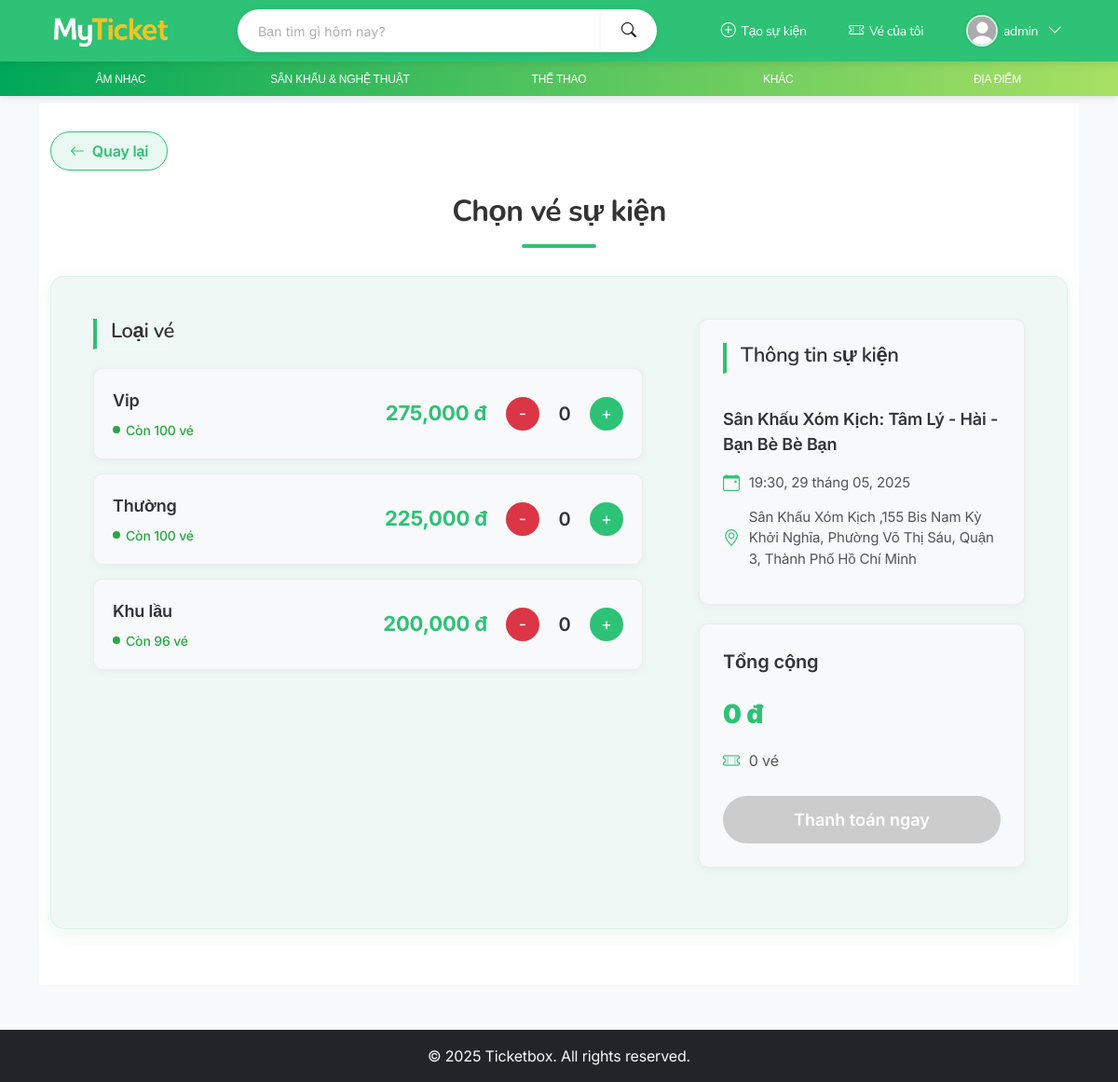
/booking/book/2/?order_id=EV2U1_T180425171008 (signed in), run on the app's committed database.
### app/models.py (models this page shows, shortened)
class UserProfile(models.Model):
    GENDER_CHOICES = [
        ('M', 'Nam'),
        ('F', 'Nữ'),
    ]
    user = models.OneToOneField(User, on_delete=models.CASCADE, related_name='profile')
    avatar = models.ImageField(upload_to='avatars/', blank=True, null=True)
    phone_number = models.CharField(max_length=15, blank=True, null=True, verbose_name="Số điện thoại")
    birth_date = models.DateField(blank=True, null=True, verbose_name="Ngày sinh")
    gender = models.CharField(max_length=1, choices=GENDER_CHOICES, blank=True, null=True, verbose_name="Giới tính")
    address = models.TextField(blank=True, null=True, verbose_name="Địa chỉ")

class TicketType(models.Model):
    session = models.ForeignKey(EventSession, on_delete=models.CASCADE, related_name='ticket_types', verbose_name="Mốc thời gian")
    name = models.CharField(max_length=100, verbose_name="Tên loại vé")
    price = models.DecimalField(max_digits=10, decimal_places=0, verbose_name="Giá vé")
    description = models.TextField(blank=True, null=True, verbose_name="Mô tả")
    quantity = models.PositiveIntegerField(default=100, verbose_name="Số lượng vé")
    min_quantity_per_order = models.PositiveIntegerField(default=1, verbose_name="Số lượng vé tối thiểu mỗi đơn")
    max_quantity_per_order = models.PositiveIntegerField(default=10, verbose_name="Số lượng vé tối đa mỗi đơn")
    sale_start_time = models.DateTimeField(verbose_name="Thời gian bắt đầu bán vé", default=timezone.now)
    sale_end_time = models.DateTimeField(verbose_name="Thời gian kết thúc bán vé")
    ticket_info = models.TextField(blank=True, null=True, verbose_name="Thông tin vé bổ sung")
    ticket_image = models.ImageField(upload_to='tickets/images/', verbose_name="Hình ảnh vé", blank=True, null=True)
    class Meta:
        verbose_name = "Loại vé"
        verbose_name_plural = "Loại vé"
    @property
    def available_quantity(self):
        from django.db.models import Sum
        from booking.models import Booking
        sold = Booking.objects.filter(ticket_type=self, payment_status='Paid').aggregate(Sum('quantity'))['quantity__sum'] or 0
        return self.quantity - sold

class Event(models.Model):
    CATEGORY_CHOICES = [
        ('concert', 'Âm nhạc'),
        ('theater', 'Sân khấu & Nghệ Thuật'),
        ('sports', 'Thể thao'),
        ('conference', ''),
        ('other', 'Khác'),
    ]
    title = models.CharField(max_length=200, verbose_name="Tên sự kiện")
    description = models.TextField(verbose_name="Mô tả")
    category = models.CharField(max_length=20, choices=CATEGORY_CHOICES, default='other', verbose_name="Thể loại")
    location = models.CharField(max_length=200, verbose_name="Địa điểm")
    image = models.ImageField(upload_to='events/', blank=True, null=True, verbose_name="Ảnh sự kiện")

class EventSession(models.Model):
    event = models.ForeignKey(Event, on_delete=models.CASCADE, related_name='sessions', verbose_name="Sự kiện")
    start_time = models.DateTimeField(verbose_name="Thời gian bắt đầu")
    end_time = models.DateTimeField(verbose_name="Thời gian kết thúc", null=True, blank=True)
    is_active = models.BooleanField(default=True, verbose_name="Đang hoạt động")
    class Meta:
        verbose_name = "Mốc thời gian"
        verbose_name_plural = "Mốc thời gian"
        ordering = ['start_time']

### booking/views.py (the view, shortened to what this page needs)
# urls.py: path('book/<int:event_id>/', views.book_ticket, name='book_ticket'),
def book_ticket(request, event_id):
    event = get_object_or_404(Event, pk=event_id)
    if request.method == "GET":
        session_id = request.GET.get('session')
        if session_id:
            session = get_object_or_404(EventSession, pk=session_id, event=event)
            ticket_types = TicketType.objects.filter(session=session)
        else:
            session = event.sessions.first()
            ticket_types = TicketType.objects.filter(session=session) if session else []
        return render(request, 'booking/book_ticket.html', {
            'event': event,
            'session': session,
            'ticket_types': ticket_types
        })

### booking/templates/booking/book_ticket.html (shortened to what this page needs)
{% extends 'app/base.html' %}
{% load static %}
{% load humanize %}
{% block extra_css %}
<link rel="stylesheet" href="{% static 'booking/css/book_ticket.css' %}">
{% endblock %}
{% block content %}
<div class="booking-page">
  <div class="container">
    <a href="{% url 'event_detail' event.id %}" class="back-button">
      <i class="bi bi-arrow-left"></i> Quay lại
    </a>
    <h1 class="booking-title">Chọn vé sự kiện</h1>
    <div class="booking-container">
      <div class="left">
        <h2 class="section-title">Loại vé</h2>
        {% if ticket_types %}
          {% for ticket in ticket_types %}
          <div class="ticket-item">
            <div class="ticket-info">
              <div class="ticket-name">{{ ticket.name }}</div>
              <div class="ticket-remaining">
                {% if ticket.available_quantity > 0 %}
                  Còn {{ ticket.available_quantity }} vé
                {% else %}
                  <span class="ticket-sold-out">Hết vé</span>
                {% endif %}
              </div>
            </div>
            <div class="ticket-price">{{ ticket.price|floatformat:0|intcomma }} đ</div>
            <div class="ticket-buttons">
              <button class="minus" data-id="{{ ticket.id }}" data-price="{{ ticket.price }}" {% if ticket.available_quantity <= 0 %}disabled{% endif %}>-</button>
              <span id="quantity-{{ ticket.id }}">0</span>
              <button class="plus" data-id="{{ ticket.id }}" data-price="{{ ticket.price }}"
                data-max="{{ ticket.max_quantity_per_order }}"
                data-available="{{ ticket.available_quantity }}"
                {% if ticket.available_quantity <= 0 %}disabled{% endif %}>+</button>
            </div>
          </div>
          {% endfor %}
        {% else %}
          <div class="ticket-item empty">
            <span>Hiện chưa có loại vé nào cho sự kiện này</span>
          </div>
        {% endif %}
      </div>
      <div class="right">
        <div class="event-summary">
          <h2 class="section-title">Thông tin sự kiện</h2>
          <div class="event-details">
            <div class="event-title">{{ event.title }}</div>
            {% if session %}
              <div class="event-time">
                <i class="bi bi-calendar-event"></i>
                {% if session.start_time.date == session.end_time.date %}
                  {{ session.start_time|date:"H:i" }}, {{ session.start_time|date:"d" }} tháng {{ session.start_time|date:"m" }}, {{ session.start_time|date:"Y" }}
                {% else %}
                  {{ session.start_time|date:"H:i, d/m/Y" }}
                {% endif %}
              </div>
            {% endif %}
            <div class="event-location">
              <i class="bi bi-geo-alt"></i> {{ event.location }}
            </div>
          </div>
        </div>
        <div class="order-summary">
          <div class="summary-title">Tổng cộng</div>
          <div class="summary-total">
            <strong id="total-price">0 đ</strong>
          </div>
          <div class="icon-quantity">
            <i class="bi bi-ticket-perforated"></i>
            <span id="total-tickets">0 vé</span>
          </div>
          <form method="post" action="{% url 'booking:book_ticket' event.id %}" id="booking-form">
            <button type="submit" class="continue-btn" id="continue-btn" disabled>
              Thanh toán ngay
            </button>
          </form>
        </div>
      </div>
    </div>
  </div>
</div>
{% endblock %}

### app/templates/app/base.html (shortened to what this page needs)
<!DOCTYPE html>
<html lang="vi">
<head>
    {% load static %}
    <link rel="stylesheet" href="https://cdn.jsdelivr.net/npm/bootstrap@5.3.0/dist/css/bootstrap.min.css">
    <link rel="stylesheet" href="{% static 'app/css/style.css' %}">
    <link rel="stylesheet" href="https://cdn.jsdelivr.net/npm/bootstrap-icons@1.11.0/font/bootstrap-icons.css">
    {% block extra_css %}{% endblock %}
</head>
<body>
    <div class="navbar custom-green py-2">
        <div class="container-fluid">
            <a href="{% url 'home' %}" class="navbar-brand ms-3">
                <img src="{% static 'app/images/logo.png' %}" alt="Logo" >
            </a>
            <form class="search-form mx-auto" role="search" action="{% url 'home' %}" method="GET">
                <div class="input-group">
                    <input class="form-control shadow-sm" type="search" name="q" placeholder="Bạn tìm gì hôm nay?" aria-label="Search" value="{{ search_query|default:'' }}">
                    <button class="btn btn-light shadow-sm" type="submit">
                        <i class="bi bi-search"></i>
                    </button>
                </div>
            </form>
            <div class="navbar-buttons me-3">
                <a href="#" class="btn btn-custom btn-custom-secondary">
                    <i class="bi bi-plus-circle"></i>
                    <span>Tạo sự kiện</span>
                </a>
                {% if user.is_authenticated %}
                    <a href="{% url 'booking:my_tickets' %}" class="btn btn-custom btn-custom-secondary">
                        <i class="bi bi-ticket-perforated"></i>
                        <span>Vé của tôi</span>
                    </a>
                    <div class="dropdown">
                        <button class="btn btn-custom btn-custom-secondary user-dropdown-btn" type="button" id="userDropdown" data-bs-toggle="dropdown" aria-expanded="false">
                            {% if user.profile.avatar and user.profile.avatar.name %}
                                <img src="{{ user.profile.avatar.url }}" alt="Profile" class="rounded-circle">
                            {% else %}
                                <img src="{% static 'app/images/default-avatar.jpg' %}" alt="Default Profile" class="rounded-circle">
                            {% endif %}
                            <span>{{ user.username }}</span>
                            <i class="bi bi-chevron-down ms-1"></i>
                        </button>
                    </div>
                {% endif %}
            </div>
        </div>
    </div>
    <div class="sub-navbar">
        <div class="container-fluid">
            <ul class="nav">
                <li class="nav-item">
                    <a class="nav-link {% if request.GET.category == 'concert' %}active{% endif %}" href="{% url 'home' %}?category=concert">
                        Âm nhạc
                    </a>
                </li>
                <li class="nav-item">
                    <a class="nav-link {% if request.GET.category == 'theater' %}active{% endif %}" href="{% url 'home' %}?category=theater">
                        Sân khấu & Nghệ thuật
                    </a>
                </li>
                <li class="nav-item">
                    <a class="nav-link {% if request.GET.category == 'sports' %}active{% endif %}" href="{% url 'home' %}?category=sports">
                        Thể thao
                    </a>
                </li>
                <li class="nav-item">
                    <a class="nav-link {% if request.GET.category == 'other' %}active{% endif %}" href="{% url 'home' %}?category=other">
                        Khác
                    </a>
                </li>
                <li class="nav-item dropdown">
                    <a class="nav-link dropdown-toggle" href="#"
                       role="button" data-bs-toggle="dropdown"
                       aria-expanded="false">
                        Địa điểm
                    </a>
                </li>
            </ul>
        </div>
    </div>
    <div class="container">
        {% block content %}{% endblock %}
    </div>
    <footer class="bg-dark text-light py-3 container-fluid mt-5">
        <div class="text-center">
            <p class="mb-0">&copy; 2025 Ticketbox. All rights reserved.</p>
        </div>
    </footer>
</body>
</html>

### app/static/app/css/style.css (style rules this page uses)
:root { --primary-color: rgb(45, 194, 117); --primary-hover: rgb(45, 194, 117); --dark-bg: #333333; --card-bg: #222222; --text-color: #ffffff; --error-color: #dc3545; --input-bg: #444444; --input-border: #555555; }
body { font-family: 'Inter', -apple-system, BlinkMacSystemFont, sans-serif; color: #f8f9fa; background-color: #333333; -webkit-font-smoothing: antialiased; -moz-osx-font-smoothing: grayscale; letter-spacing: -0.01em; }
h1, h2, h3, h4, h5, h6, .card-title, .navbar .btn { font-family: 'Nunito', 'Inter', sans-serif; letter-spacing: -0.02em; }
.navbar-brand img { height: 500px; width: 50px; object-fit: contain; margin : 0; }
.navbar { padding: 8px 16px; background-color: rgb(45, 194, 117) !important; }
.navbar img { height: 32px; width: auto; margin: 0; }
.navbar .input-group { max-width: 500px; }
.navbar .form-control { height: 40px; border: none; padding-left: 0; font-size: 14px; }
.navbar .btn { font-size: 14px; font-weight: 400; padding: 8px 16px; border-radius: 4px; display: flex; align-items: center; gap: 6px; transition: all 0.2s ease; }
.navbar .btn i { font-size: 16px; }
.section-title { font-size: 1rem; font-size: 1rem; font-weight: 600; margin-bottom: 1.2rem; padding-left: 15px; border-left: 4px solid rgb(45, 194, 117); display: flex; align-items: center; }
.section-title { padding-bottom: 0.5rem; border-bottom: 1px solid rgba(255,255,255,0.1); margin-bottom: 1.5rem; }

### data on the page
TicketType: name "Vip", available_quantity "100", price "275,000"
TicketType: name "Thường", available_quantity "100", price "225,000"
TicketType: name "Khu lầu", available_quantity "96", price "200,000"
Event: title "Sân Khấu Xóm Kịch: Tâm Lý - Hài - Bạn Bè Bè Bạn", location "Sân Khấu Xóm Kịch ,155 Bis Nam Kỳ Khởi Nghĩa, Phường Võ Thị Sáu, Quận 3, Thành Phố Hồ Chí Minh"
EventSession: start_time "19:30", start_time "29", start_time "05", start_time "2025"

### other printed values
{{ user.username }} "admin"
